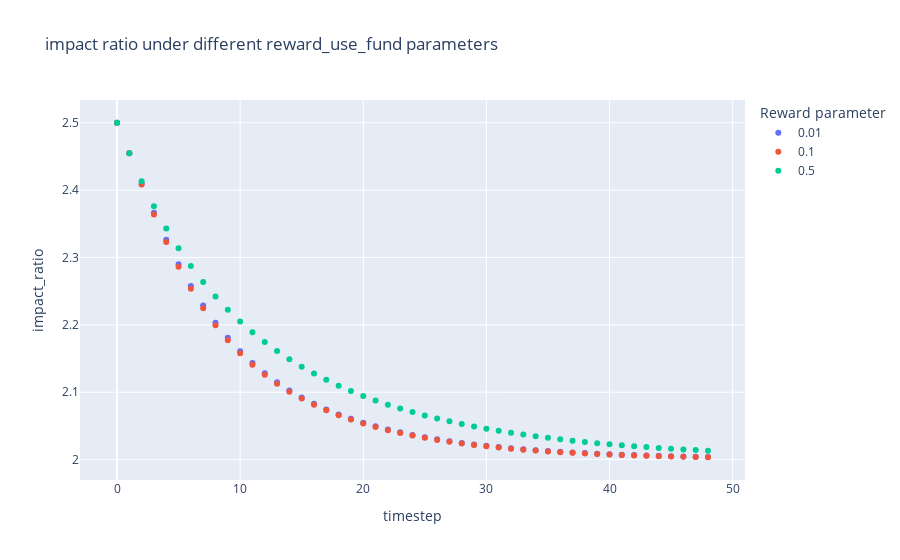

This figure's notebook cell:
### Code cell
fig_df = df
fig_df['impact_ratio'] = fig_df['impactful_proj'] / fig_df['less_impactful_proj']
fig = px.scatter(
    fig_df,
    x=fig_df.timestep,
    y=fig_df.impact_ratio,
    color=fig_df.reward_use_fund.astype(str),
    opacity=1,
    title='impact ratio under different reward_use_fund parameters',
    #trendline="lowess",
    labels={'color': 'Reward parameter'}
)

fig.show()

### Figure 1 — Plotly figure (JSON) as saved in the notebook; plotly's stock layout.template omitted (floating-point values rounded to 4 significant figures)
{"data": [{"hovertemplate": "Reward parameter=0.01<br>timestep=%{x}<br>impact_ratio=%{y}<extra></extra>", "legendgroup": "0.01", "marker": {"color": "#636efa", "opacity": 1, "symbol": "circle"}, "mode": "markers", "name": "0.01", "orientation": "v", "showlegend": true, "type": "scatter", "x": [0, 1, 2, 3, 4, 5, 6, 7, 8, 9, 10, 11, 12, 13, 14, 15, 16, 17, 18, 19, 20, 21, 22, 23, 24, 25, 26, 27, 28, 29, 30, 31, 32, 33, 34, 35, 36, 37, 38, 39, 40, 41, 42, 43, 44, 45, 46, 47, 48], "xaxis": "x", "y": [2.5, 2.455, 2.409, 2.366, 2.326, 2.29, 2.258, 2.229, 2.203, 2.181, 2.161, 2.144, 2.128, 2.115, 2.103, 2.092, 2.083, 2.074, 2.067, 2.06, 2.055, 2.049, 2.045, 2.04, 2.037, 2.033, 2.03, 2.027, 2.025, 2.023, 2.02, 2.019, 2.017, 2.015, 2.014, 2.013, 2.012, 2.011, 2.01, 2.009, 2.008, 2.007, 2.007, 2.006, 2.006, 2.005, 2.005, 2.004, 2.004], "yaxis": "y"}, {"hovertemplate": "Reward parameter=0.1<br>timestep=%{x}<br>impact_ratio=%{y}<extra></extra>", "legendgroup": "0.1", "marker": {"color": "#EF553B", "opacity": 1, "symbol": "circle"}, "mode": "markers", "name": "0.1", "orientation": "v", "showlegend": true, "type": "scatter", "x": [0, 1, 2, 3, 4, 5, 6, 7, 8, 9, 10, 11, 12, 13, 14, 15, 16, 17, 18, 19, 20, 21, 22, 23, 24, 25, 26, 27, 28, 29, 30, 31, 32, 33, 34, 35, 36, 37, 38, 39, 40, 41, 42, 43, 44, 45, 46, 47, 48], "xaxis": "x", "y": [2.5, 2.455, 2.408, 2.364, 2.323, 2.286, 2.253, 2.225, 2.199, 2.177, 2.158, 2.141, 2.126, 2.113, 2.101, 2.091, 2.081, 2.073, 2.066, 2.059, 2.054, 2.048, 2.044, 2.039, 2.036, 2.032, 2.029, 2.026, 2.024, 2.022, 2.02, 2.018, 2.016, 2.015, 2.013, 2.012, 2.011, 2.01, 2.009, 2.008, 2.007, 2.007, 2.006, 2.006, 2.005, 2.005, 2.004, 2.004, 2.003], "yaxis": "y"}, {"hovertemplate": "Reward parameter=0.5<br>timestep=%{x}<br>impact_ratio=%{y}<extra></extra>", "legendgroup": "0.5", "marker": {"color": "#00cc96", "opacity": 1, "symbol": "circle"}, "mode": "markers", "name": "0.5", "orientation": "v", "showlegend": true, "type": "scatter", "x": [0, 1, 2, 3, 4, 5, 6, 7, 8, 9, 10, 11, 12, 13, 14, 15, 16, 17, 18, 19, 20, 21, 22, 23, 24, 25, 26, 27, 28, 29, 30, 31, 32, 33, 34, 35, 36, 37, 38, 39, 40, 41, 42, 43, 44, 45, 46, 47, 48], "xaxis": "x", "y": [2.5, 2.455, 2.413, 2.376, 2.343, 2.314, 2.287, 2.263, 2.242, 2.223, 2.205, 2.189, 2.174, 2.161, 2.149, 2.138, 2.128, 2.118, 2.11, 2.102, 2.095, 2.088, 2.082, 2.076, 2.07, 2.066, 2.061, 2.057, 2.053, 2.049, 2.046, 2.043, 2.04, 2.037, 2.035, 2.032, 2.03, 2.028, 2.026, 2.024, 2.023, 2.021, 2.02, 2.018, 2.017, 2.016, 2.015, 2.014, 2.013], "yaxis": "y"}], "layout": {"legend": {"title": {"text": "Reward parameter"}, "tracegroupgap": 0}, "title": {"text": "impact ratio under different reward_use_fund parameters"}, "xaxis": {"anchor": "y", "domain": [0, 1], "title": {"text": "timestep"}}, "yaxis": {"anchor": "x", "domain": [0, 1], "title": {"text": "impact_ratio"}}}}
